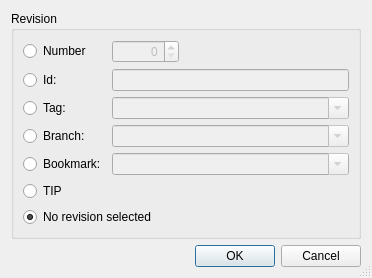
<?xml version="1.0" encoding="UTF-8"?>
<ui version="4.0">
 <class>HgRevisionSelectionDialog</class>
 <widget class="QDialog" name="HgRevisionSelectionDialog">
  <property name="geometry">
   <rect>
    <x>0</x>
    <y>0</y>
    <width>372</width>
    <height>250</height>
   </rect>
  </property>
  <property name="windowTitle">
   <string>Mercurial Revision</string>
  </property>
  <property name="sizeGripEnabled">
   <bool>true</bool>
  </property>
  <layout class="QVBoxLayout" name="verticalLayout">
   <item>
    <widget class="QGroupBox" name="groupBox">
     <property name="title">
      <string>Revision</string>
     </property>
     <layout class="QGridLayout" name="gridLayout">
      <item row="0" column="0">
       <widget class="QRadioButton" name="numberButton">
        <property name="toolTip">
         <string>Select to specify a revision by number</string>
        </property>
        <property name="text">
         <string>Number</string>
        </property>
       </widget>
      </item>
      <item row="0" column="1">
       <widget class="QSpinBox" name="numberSpinBox">
        <property name="enabled">
         <bool>false</bool>
        </property>
        <property name="toolTip">
         <string>Enter a revision number</string>
        </property>
        <property name="alignment">
         <set>Qt::AlignRight</set>
        </property>
        <property name="maximum">
         <number>999999999</number>
        </property>
       </widget>
      </item>
      <item row="0" column="2">
       <spacer name="spacer">
        <property name="orientation">
         <enum>Qt::Horizontal</enum>
        </property>
        <property name="sizeHint" stdset="0">
         <size>
          <width>158</width>
          <height>20</height>
         </size>
        </property>
       </spacer>
      </item>
      <item row="1" column="0">
       <widget class="QRadioButton" name="idButton">
        <property name="toolTip">
         <string>Select to specify a revision by changeset id</string>
        </property>
        <property name="text">
         <string>Id:</string>
        </property>
       </widget>
      </item>
      <item row="1" column="1" colspan="2">
       <widget class="QLineEdit" name="idEdit">
        <property name="enabled">
         <bool>false</bool>
        </property>
        <property name="toolTip">
         <string>Enter a changeset id</string>
        </property>
       </widget>
      </item>
      <item row="2" column="0">
       <widget class="QRadioButton" name="tagButton">
        <property name="toolTip">
         <string>Select to specify a revision by a tag</string>
        </property>
        <property name="text">
         <string>Tag:</string>
        </property>
       </widget>
      </item>
      <item row="2" column="1" colspan="2">
       <widget class="QComboBox" name="tagCombo">
        <property name="enabled">
         <bool>false</bool>
        </property>
        <property name="sizePolicy">
         <sizepolicy hsizetype="Expanding" vsizetype="Fixed">
          <horstretch>0</horstretch>
          <verstretch>0</verstretch>
         </sizepolicy>
        </property>
        <property name="toolTip">
         <string>Enter a tag name</string>
        </property>
        <property name="editable">
         <bool>true</bool>
        </property>
       </widget>
      </item>
      <item row="3" column="0">
       <widget class="QRadioButton" name="branchButton">
        <property name="toolTip">
         <string>Select to specify a revision by a branch</string>
        </property>
        <property name="text">
         <string>Branch:</string>
        </property>
       </widget>
      </item>
      <item row="3" column="1" colspan="2">
       <widget class="QComboBox" name="branchCombo">
        <property name="enabled">
         <bool>false</bool>
        </property>
        <property name="sizePolicy">
         <sizepolicy hsizetype="Expanding" vsizetype="Fixed">
          <horstretch>0</horstretch>
          <verstretch>0</verstretch>
         </sizepolicy>
        </property>
        <property name="toolTip">
         <string>Enter a branch name</string>
        </property>
        <property name="editable">
         <bool>true</bool>
        </property>
       </widget>
      </item>
      <item row="4" column="0">
       <widget class="QRadioButton" name="bookmarkButton">
        <property name="toolTip">
         <string>Select to specify a revision by a bookmark</string>
        </property>
        <property name="text">
         <string>Bookmark:</string>
        </property>
       </widget>
      </item>
      <item row="4" column="1" colspan="2">
       <widget class="QComboBox" name="bookmarkCombo">
        <property name="enabled">
         <bool>false</bool>
        </property>
        <property name="sizePolicy">
         <sizepolicy hsizetype="Expanding" vsizetype="Fixed">
          <horstretch>0</horstretch>
          <verstretch>0</verstretch>
         </sizepolicy>
        </property>
        <property name="toolTip">
         <string>Enter a bookmark name</string>
        </property>
        <property name="editable">
         <bool>true</bool>
        </property>
       </widget>
      </item>
      <item row="5" column="0" colspan="3">
       <widget class="QRadioButton" name="tipButton">
        <property name="toolTip">
         <string>Select tip revision of repository</string>
        </property>
        <property name="text">
         <string>TIP</string>
        </property>
       </widget>
      </item>
      <item row="6" column="0" colspan="3">
       <widget class="QRadioButton" name="noneButton">
        <property name="text">
         <string>No revision selected</string>
        </property>
        <property name="checked">
         <bool>true</bool>
        </property>
       </widget>
      </item>
     </layout>
    </widget>
   </item>
   <item>
    <widget class="QDialogButtonBox" name="buttonBox">
     <property name="orientation">
      <enum>Qt::Horizontal</enum>
     </property>
     <property name="standardButtons">
      <set>QDialogButtonBox::Cancel|QDialogButtonBox::Ok</set>
     </property>
    </widget>
   </item>
  </layout>
 </widget>
 <tabstops>
  <tabstop>numberButton</tabstop>
  <tabstop>numberSpinBox</tabstop>
  <tabstop>idButton</tabstop>
  <tabstop>idEdit</tabstop>
  <tabstop>tagButton</tabstop>
  <tabstop>tagCombo</tabstop>
  <tabstop>branchButton</tabstop>
  <tabstop>branchCombo</tabstop>
  <tabstop>bookmarkButton</tabstop>
  <tabstop>bookmarkCombo</tabstop>
  <tabstop>tipButton</tabstop>
  <tabstop>noneButton</tabstop>
  <tabstop>buttonBox</tabstop>
 </tabstops>
 <resources/>
 <connections>
  <connection>
   <sender>buttonBox</sender>
   <signal>accepted()</signal>
   <receiver>HgRevisionSelectionDialog</receiver>
   <slot>accept()</slot>
   <hints>
    <hint type="sourcelabel">
     <x>257</x>
     <y>215</y>
    </hint>
    <hint type="destinationlabel">
     <x>157</x>
     <y>223</y>
    </hint>
   </hints>
  </connection>
  <connection>
   <sender>buttonBox</sender>
   <signal>rejected()</signal>
   <receiver>HgRevisionSelectionDialog</receiver>
   <slot>reject()</slot>
   <hints>
    <hint type="sourcelabel">
     <x>325</x>
     <y>215</y>
    </hint>
    <hint type="destinationlabel">
     <x>286</x>
     <y>223</y>
    </hint>
   </hints>
  </connection>
  <connection>
   <sender>numberButton</sender>
   <signal>toggled(bool)</signal>
   <receiver>numberSpinBox</receiver>
   <slot>setEnabled(bool)</slot>
   <hints>
    <hint type="sourcelabel">
     <x>55</x>
     <y>44</y>
    </hint>
    <hint type="destinationlabel">
     <x>125</x>
     <y>42</y>
    </hint>
   </hints>
  </connection>
  <connection>
   <sender>idButton</sender>
   <signal>toggled(bool)</signal>
   <receiver>idEdit</receiver>
   <slot>setEnabled(bool)</slot>
   <hints>
    <hint type="sourcelabel">
     <x>41</x>
     <y>69</y>
    </hint>
    <hint type="destinationlabel">
     <x>121</x>
     <y>68</y>
    </hint>
   </hints>
  </connection>
  <connection>
   <sender>tagButton</sender>
   <signal>toggled(bool)</signal>
   <receiver>tagCombo</receiver>
   <slot>setEnabled(bool)</slot>
   <hints>
    <hint type="sourcelabel">
     <x>69</x>
     <y>94</y>
    </hint>
    <hint type="destinationlabel">
     <x>132</x>
     <y>98</y>
    </hint>
   </hints>
  </connection>
  <connection>
   <sender>branchButton</sender>
   <signal>toggled(bool)</signal>
   <receiver>branchCombo</receiver>
   <slot>setEnabled(bool)</slot>
   <hints>
    <hint type="sourcelabel">
     <x>60</x>
     <y>120</y>
    </hint>
    <hint type="destinationlabel">
     <x>117</x>
     <y>122</y>
    </hint>
   </hints>
  </connection>
  <connection>
   <sender>bookmarkButton</sender>
   <signal>toggled(bool)</signal>
   <receiver>bookmarkCombo</receiver>
   <slot>setEnabled(bool)</slot>
   <hints>
    <hint type="sourcelabel">
     <x>25</x>
     <y>146</y>
    </hint>
    <hint type="destinationlabel">
     <x>130</x>
     <y>149</y>
    </hint>
   </hints>
  </connection>
 </connections>
</ui>
